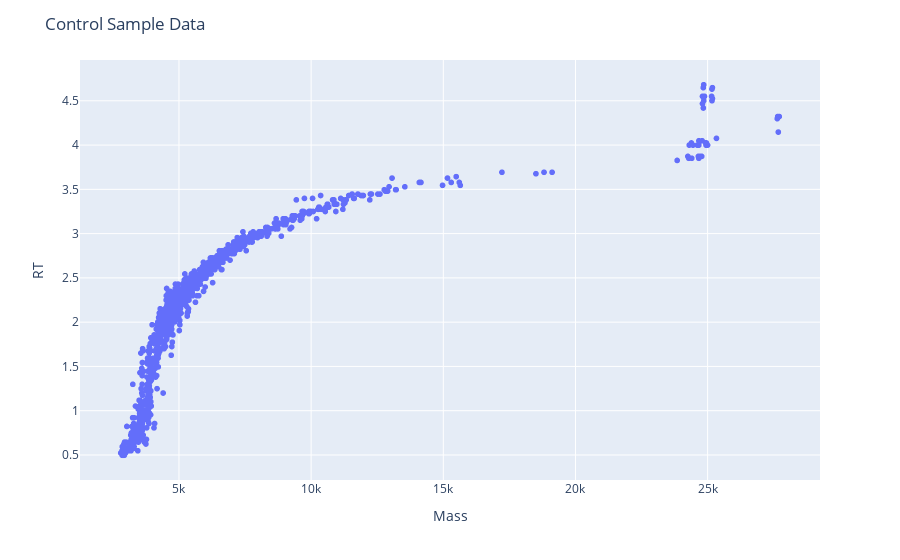

The notebook cell saved with this chart:
### Code cell
ctrl_sample = '../samples/Phe/tRNA_Phe_Control.xlsx'

df_ctrl = load_data(ctrl_sample)
plotly_zone(df_ctrl, title='Control Sample Data')

### Figure 1 — Plotly figure (JSON) as saved in the notebook; plotly's stock layout.template omitted (floating-point values rounded to 4 significant figures; data arrays with more than 128 entries replaced by an {"elided": "..."} marker saying what was removed)
{"data": [{"hovertemplate": "Mass=%{x}<br>RT=%{y}<extra></extra>", "legendgroup": "", "marker": {"color": "#636efa", "symbol": "circle"}, "mode": "markers", "name": "", "showlegend": false, "type": "scattergl", "x": {"elided": "1073 float values"}, "xaxis": "x", "y": {"elided": "1073 float values"}, "yaxis": "y"}], "layout": {"legend": {"tracegroupgap": 0}, "margin": {"t": 60}, "title": {"text": "Control Sample Data"}, "xaxis": {"anchor": "y", "domain": [0, 1], "title": {"text": "Mass"}}, "yaxis": {"anchor": "x", "domain": [0, 1], "title": {"text": "RT"}}}}
